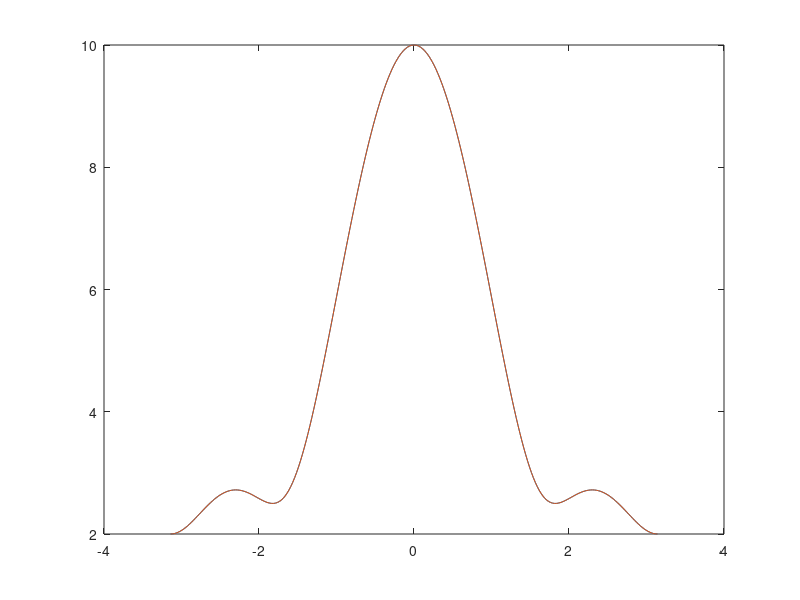
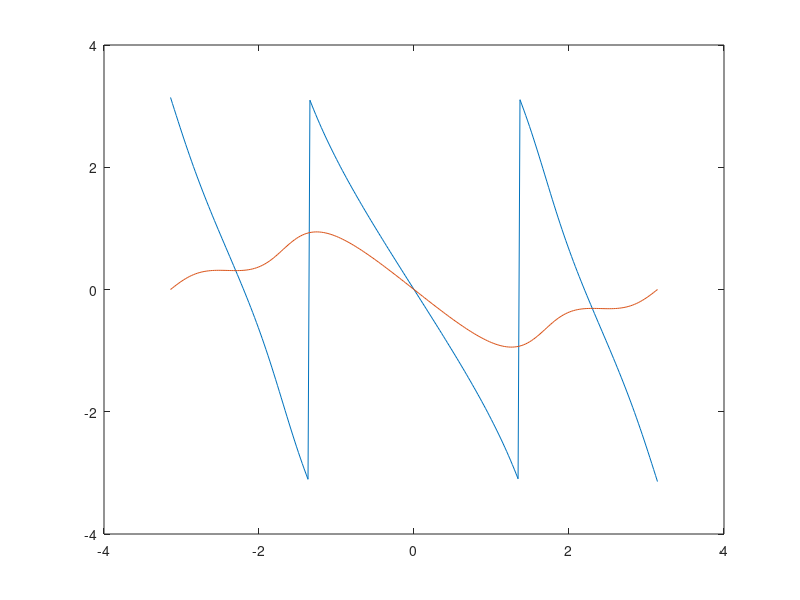

Reproduce these figures in MATLAB, in order.
% Time reversal Property

clear all;
close all;

num = [1 2 3 4];

dom = -pi:2*pi/255:pi;

[org_dtft, range1] = freqz(num, [1], dom);
[flipped_dtft, range2] = freqz(flip(num),[1], dom);

figure('Name', 'Comparing Amplitudes');
plot(range1, abs(org_dtft));
hold on;
plot(range1, abs(flipped_dtft));
hold off;

figure('Name', 'Comparing Angles');
plot(range1,angle(org_dtft));
hold on;
plot(range1,angle(flipped_dtft));
hold off;